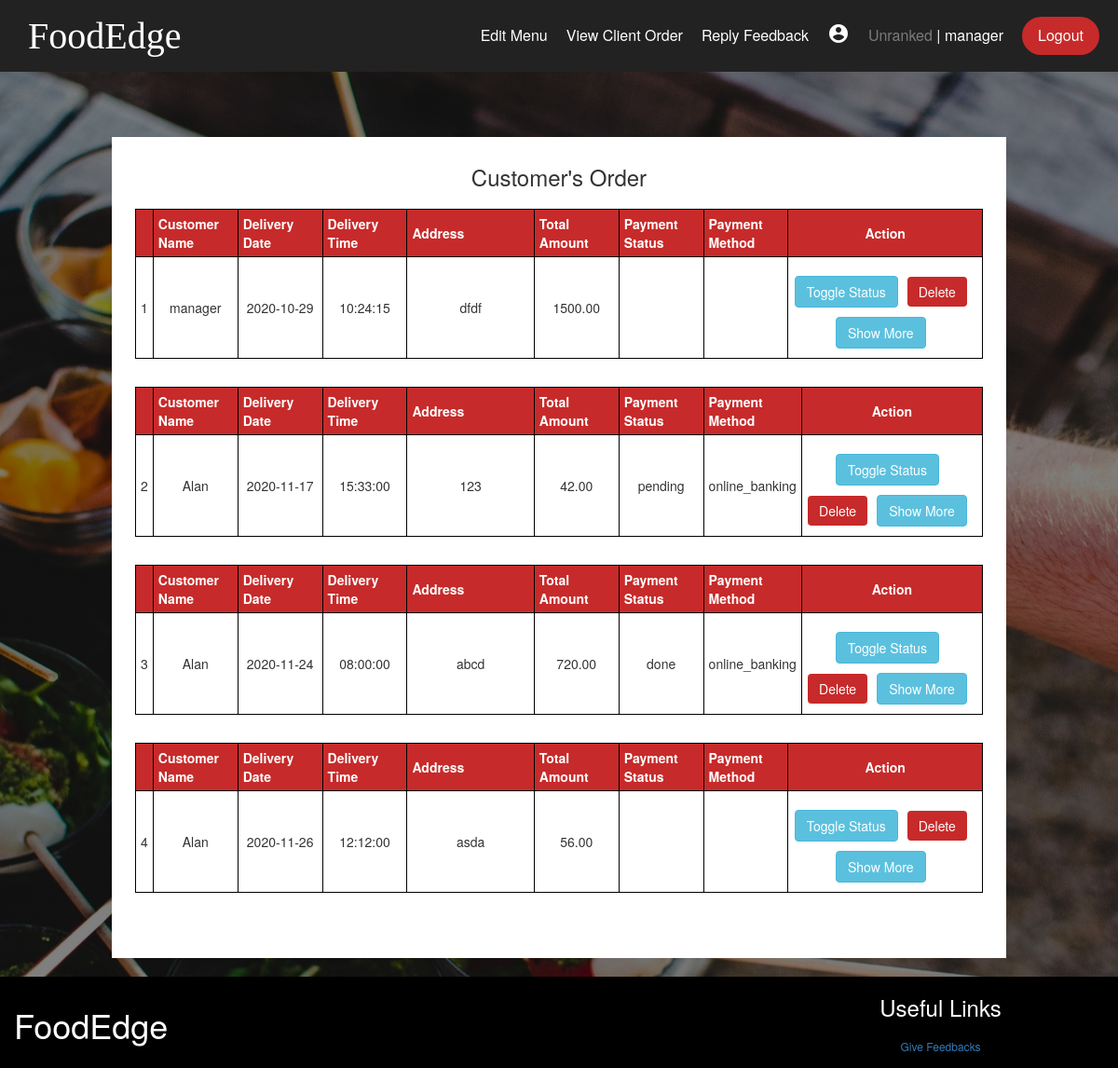
Before: /orderManagement.php (signed in) with the older database file.
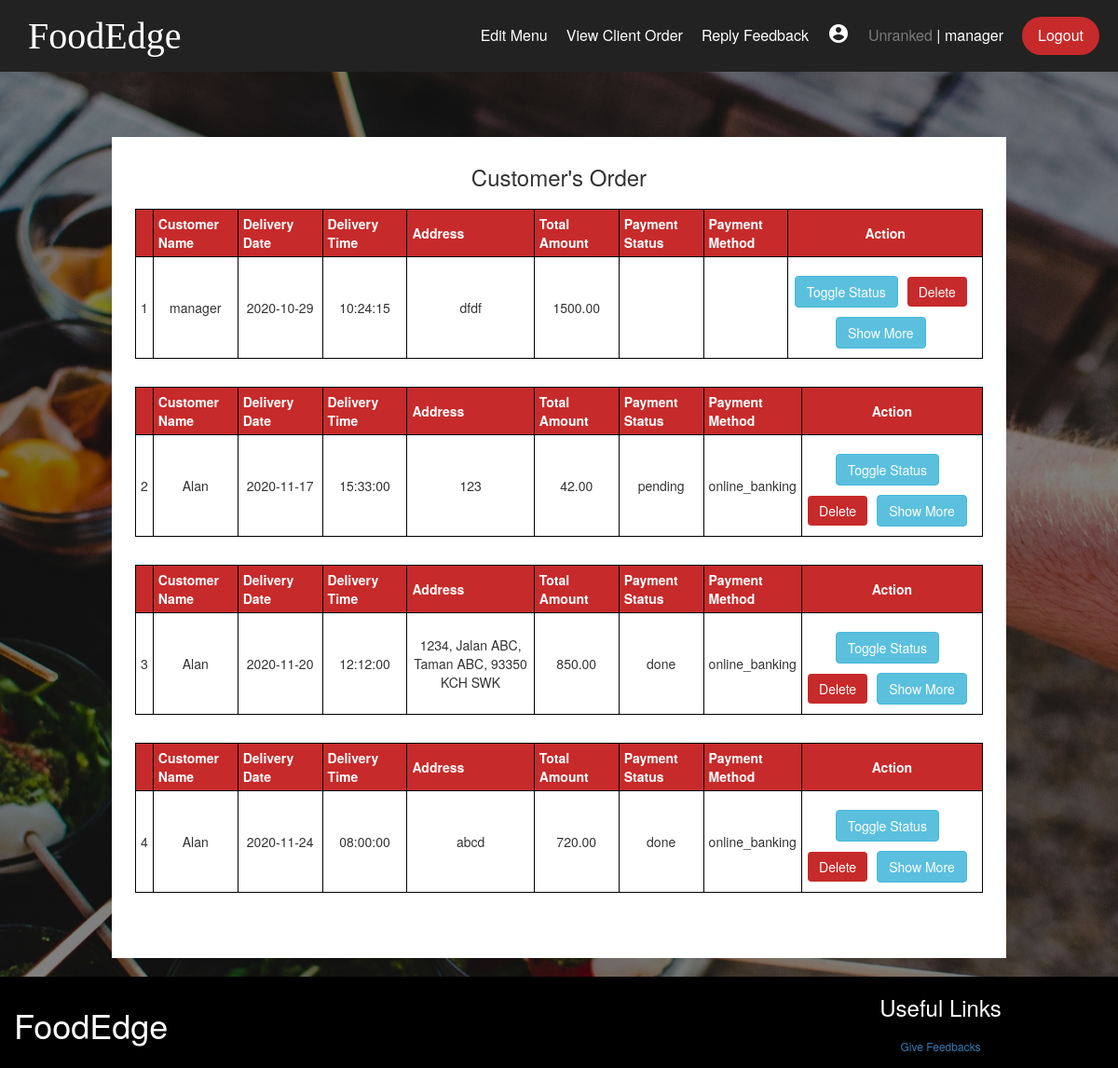
After: the same page with the newer database file.
### tables this page shows
CREATE TABLE `orderdb` (
  `orderID` int(11) NOT NULL,
  `userID` int(11) NOT NULL,
  `deliveryTime` time NOT NULL,
  `deliveryDate` date NOT NULL,
  `address` varchar(255) NOT NULL,
  `totalOriPrice` decimal(7,2) NOT NULL,
  `totalAmount` decimal(7,2) NOT NULL,
  `paymentStatus` varchar(255) NOT NULL,
  `paymentMethod` varchar(255) NOT NULL
);

CREATE TABLE `userdb` (
  `userID` int(11) NOT NULL,
  `type` int(11) NOT NULL,
  `username` varchar(255) NOT NULL,
  `password` varchar(255) NOT NULL,
  `email` varchar(255) NOT NULL,
  `phoneNo` varchar(255) NOT NULL,
  `totalPurchased` int(11) NOT NULL,
  `membershipRank` text DEFAULT NULL
);

### orderManagement.php (the view, shortened to what this page needs)
<?php
	require 'Include/header.php';
	$sql = "SELECT * FROM orderdb JOIN userdb ON orderdb.userID = userdb.userID order by deliveryDate ASC";
	$sqldata = mysqli_query($conn, $sql) or die("error getting data");
	?>
	<section id="content">
	<div class="replyFeedback-page">
		<h3 class="feedback-h3">Customer's Order</h3>
	<?php
	$count=1;
	while($row = mysqli_fetch_array($sqldata, MYSQLI_ASSOC)){
		?>
		<table class="cart-table" style="margin-bottom: 30px;"><tr>
			<th></th>
			<th width="10%">Customer Name</th>
			<th width="10%">Delivery Date</th>
			<th width="10%">Delivery Time</th>
			<th width="15%">Address</th>
			<th width="10%">Total Amount</th>
			<th width="10%">Payment Status</th>
			<th width="10%">Payment Method</th>
			<th> Action</th>
			</tr>
				<tr>
					<td><?php echo $count; ?></td>
					<td><?php echo $row['username']; ?></td>
					<td><?php echo $row['deliveryDate']; ?></td>
					<td><?php echo $row['deliveryTime']; ?></td>
					<td><?php echo $row['address']; ?></td>
					<td><?php echo $row['totalAmount']; ?></td>
					<td><?php echo $row['paymentStatus']; ?></td>
					<td><?php echo $row['paymentMethod']; ?></td>
					<td><button class="btn btn-info upload_btn" id="Edit-<?php echo $row['orderID'] ?>:<?php echo $row['productID'] ?>" onclick="editSortOrder(this.id)">Toggle Status</button><button class="btn btn-info upload_btn" style="background-color: #c72a2a; border: none;" id="<?php echo $row['orderID'] ?>:<?php echo $row['productID'] ?>" onclick="deleteData(this.id)">Delete</button><button class="btn btn-info upload_btn" id="Show:<?php echo $row['orderID']; ?>" onclick="showDetails(this.id)">Show More</button></td>
				</tr>
		</table>
<?php
		$count++;
	}
?>
</div>
</section>
<?php
	include_once "Include/footer.php";
?>

### Include/header.php (shortened to what this page needs)
<!DOCTYPE html>
<html lang="en">
<head>
	<link rel="stylesheet" href="Style/style.css"/>
	<link rel="stylesheet" href="https://maxcdn.bootstrapcdn.com/bootstrap/3.4.1/css/bootstrap.min.css">
	<link rel="stylesheet" href="https://cdnjs.cloudflare.com/ajax/libs/font-awesome/4.7.0/css/font-awesome.min.css">
	<link rel="stylesheet" href="//code.jquery.com/ui/1.12.1/themes/base/jquery-ui.css">
</head>
<body>
	<nav id="header_c">
		<ul class="nav-bar">
			<li class="logo"><a href="index.php">FoodEdge</a></li>
			<?php
			if (isset($_SESSION['uid'])){
				$type = $_SESSION['type'];
				if ($_SESSION['type'] == 1){
					echo '<li class="item"><a href="product.php">Menu</a></li>';
				}else if($type == 2){
					echo '<li class="item"><a href="edit_inventory.php">Edit Menu</a></li>';
					echo '<li class="item"><a href="orderManagement.php">View Client Order</a></li>';
					echo '<li class="item"><a href="receive_feedback.php">Reply Feedback</a></li>';
				}else if ($type == 3){
					echo '<li class="item"><a href="chart.php">View Profit/Sales</a></li>';
				}
			}
			?>
			<?php
			if (isset($_SESSION['uid']))
			{
				$tierList = array("Unranked", "Bronze", "Silver", "Gold", "Platinum", "Diamond");
				$index = $_SESSION['rank'];
				$membershipRank = $tierList[$index];
				$username = $_SESSION['username'];
				echo '<li class="item"><i class="material-icons">account_circle</i></li>';
				echo '<li class="item"><a href="accountSetting.php"><span id="rank">'.$membershipRank."</span> | ".$username.'</a></li>';
				echo '<li class="item button"><a href="Include/logout.php">Logout</a></li>';
			}else{
				echo '<li class="item button"><a href="register.php">Register</a></li>';
				echo '<li class="item button secondary"><a href="login.php">Login</a></li>';
			}
			?>
		</ul>
	</nav>

### Include/footer.php (shortened to what this page needs)
<footer>
<div class="footer" id="footer">
	<div class="container">
		<div class="row">
			<div class="footer-col-1">
				<h1>FoodEdge</h1>
			</div>
			<div class="footer-col-2">
				<h3>Useful Links</h3>
				<ul>
					<li><a href="feedback.php">Give Feedbacks</a></li>
				</ul>
			</div>
		</div>
	</div>
</div>
</footer>
</body>
</html>

### Style/style.css (style rules this page uses)
* { box-sizing: border-box; margin: 0; padding: 0; }
body { font-family: 'Poppins', sans-serif; min-height: 100%; height: auto; height: 100%; }
section { background: linear-gradient(rgba(0, 0, 0, 0.5), rgba(0, 0, 0, 0.5)), url('../Images/bg3.jpg'); background-repeat: no-repeat; background-attachment: fixed; background-position: center; padding: 20px 0px; }
nav { background: #222; padding: 0px 20px; }
nav ul { list-style-type: none; margin-bottom: 0; }
nav ul li a { color: white; text-decoration: none; }
.nav-bar li { font-size: 16px; padding: 10px 5px; }
.nav-bar li a { display: block; }
.logo a { font-size: 40px; cursor: pointer; font-family: Alegreya; }
.material-icons { color: white; }
.nav-bar { display: flex; flex-wrap: wrap; justify-content: space-between; align-items: center; }
.item.button { order: 2; }
.item { width: 100%; text-align: center; order: 3; display: none; }
@media all and (min-width: 468px) { .logo { flex: 1; } }
@media all and (min-width: 468px) { .item.button { width: auto; order: 1; display: block; } }
@media all and (min-width: 468px) { .button a { text-decoration: none; padding: 7px 15px; background: #c72a2a; border: 2px solid #c72a2a; border-radius: 50em; } }
@media all and (min-width: 768px) { .item { display: block; width: auto; } }
@media all and (min-width: 768px) { .logo { order: 0; } }
@media all and (min-width: 768px) { .item { order: 1; } }
@media all and (min-width: 768px) { .button { order: 2; } }
@media all and (min-width: 768px) { .nav-bar li { padding: 10px 10px; } }
@media all and (min-width: 768px) { .nav-bar li.button { padding-right: 0; } }
h3 { text-align:center; }
.container { max-width: 1300px; margin: auto; padding-left: 25px; padding-right: 25px; }
.row { display: flex; align-items: center; flex-wrap: wrap; justify-content: space-around; }
.btn { display: inline-block; background: #ff523b; color: #fff; padding: 8px 30px; margin: 30px 0; border-radius: 30px; transition: background 0.5s; }
.upload_btn { margin-top: 10px; margin-right: 10px; }
.cart-table { width: 100%; border-collapse: collapse; overflow: auto; }
.cart-table th { text-align: left; padding: 5px; color: white; background: #c72a2a; font-weight: bold; }
.cart-table td { padding: 10px 5px; border-bottom: 1px solid black; }
td:last-child { text-align: right; }
th:last-child { text-align: right; }
.replyFeedback-page { margin-top: 50px; width: 80%; margin-left: auto; margin-right: auto; background-color: white; padding: 0 25px; padding-bottom: 40px; }
.feedback-h3 { padding: 30px 0 10px 0; }
.footer { background: #000; color: #8a8a8a; font-size: 12px; bottom: 0; width: 100%; }
.footer h3 { color: #fff; margin-bottom: 20px; }
.footer-col-1, .footer-col-2 { margin-bottom: 5px; }
.footer-col-1 { flex-basis: 70%; text-align: left; color: #fff; cursor: pointer; }
.footer-col-2 { flex: 1; text-align: center; }
ul { list-style-type: none; }
td, td:last-child, th, th:last-child { border: 1px solid black; text-align:center; }

Changed rows visible on the page:
removed orderdb: userID.username "Alan", deliveryDate "2020-11-26", deliveryTime "12:12:00", address "asda", totalAmount "56.00"
added orderdb: userID.username "Alan", deliveryDate "2020-11-20", deliveryTime "12:12:00", address "1234, Jalan ABC, Taman ABC, 93350 KCH SWK", totalAmount "850.00", paymentStatus "done", paymentMethod "online_banking"
